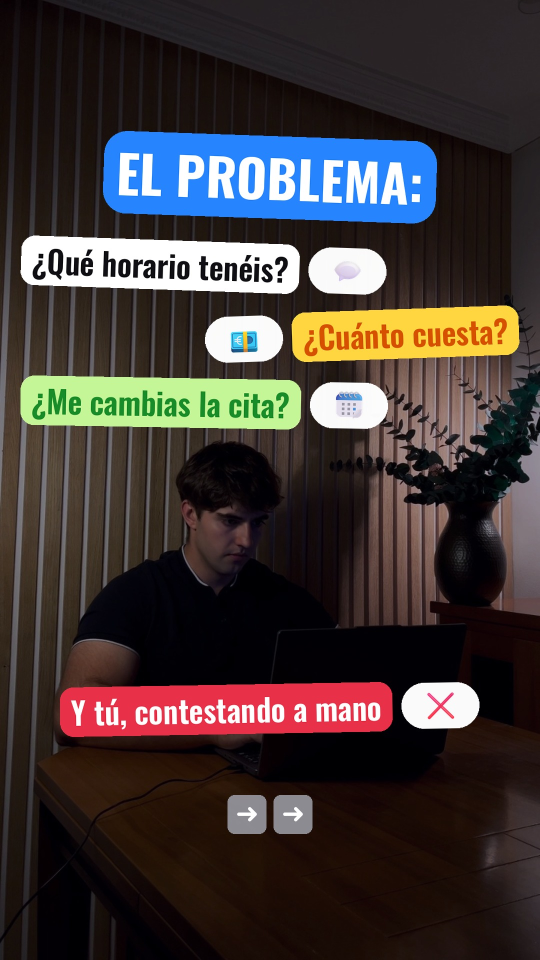
#> input picture astra/historias/2026-10-27/01.jpg, 1080 x 1920 px (shown at 1/2 size)
$ python -i cristal.py   (imports and definitions only)
#> lines starting #> are read from the running program, lines starting #| are printed output that depends on the picture
"""Historias Astra · estilo «cristal» (aprobado el 20-11-2026; ver estilo_cristal/maqueta.py).

uso: python3 cristal.py spec.json carpeta_salida
spec = {"root": "...", "seed": "AAAA-MM-DD", "frames": [frame, ...]}
frame = {"img": "banco/41.jpg", "foco": 0.5, "osc": 0.82, "cara": [x0, y0, x1, y1], "bloques": [bloque, ...]}
  "cara": caja de la cara (px sobre 1080x1920): ningún contenedor puede pisarla (el script avisa).
bloques (y = centro vertical en px sobre 1920; cx = centro horizontal; w = ancho; rot = grados, 1-3):
  etiqueta {"texto": "EL PROBLEMA", "x": 96, "y": 283}                        pastilla con punto verde
  titular  {"texto": "Son las 23:40.", "sub": "...", "y": 500, "w": 850}       titular grande + subtítulo
  wa       {"nombre": "Laura", "hora": "23:40", "texto": "...", "y": 790, "w": 720}   mensaje de WhatsApp
  fila     {"icono": "tiempo/luna", "texto": "...", "y": 1010, "w": 780}       icono 3D + frase corta
  cta      {"antes": "¿Cuántos...?", "texto": "NOCHE", "y": 1290, "w": 880}    pregunta + pastilla naranja
Iconos: res/iconos_glass/<carpeta>/<nombre>.png. Sin emojis.
Zona segura: nada por encima de y=230 ni por debajo de y=1640.
"""
import json, os, sys, random, hashlib, numpy as np
from PIL import Image, ImageDraw, ImageFilter, ImageFont, ImageOps, ImageEnhance

AQUI = os.path.dirname(os.path.abspath(__file__))
IG = os.path.join(AQUI, 'res', 'iconos_glass')
FI = '/usr/share/fonts/opentype/inter/'
W, H = 1080, 1920; BL = (255, 255, 255); NAR = (255, 150, 70); SUB = (228, 234, 246)
_CAJAS = []

# [5 lines left out: function F, not called in this run]

def fondo(path, fy=0.5, fx=0.5, osc=0.82):
#> called with path = '../2026-10-27/01.jpg', fy = 0.5, fx = 0.5, osc = 0.82
    im = ImageOps.exif_transpose(Image.open(path)).convert('RGB')
#> im is the input picture: PIL image 1080x1920 RGB; mean R, G, B 64.3, 55.8, 54.1
    im = ImageOps.fit(im, (W, H), Image.LANCZOS, centering=(fx, fy))
    im = im.filter(ImageFilter.UnsharpMask(radius=1.4, percent=60, threshold=2))
    im = ImageEnhance.Brightness(im).enhance(osc)
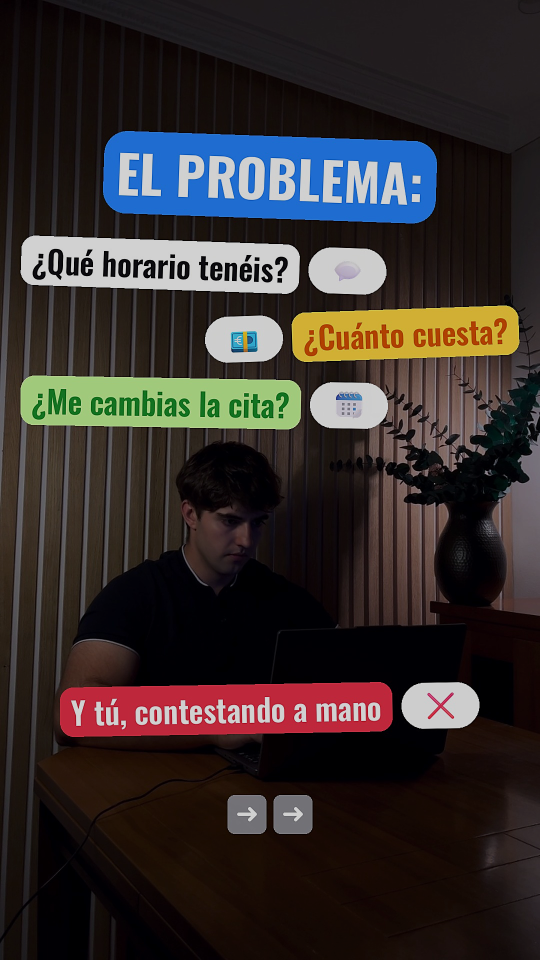
#> im: PIL image 1080x1920 RGB (shown at 1/2 size); mean R, G, B 52.1, 45.2, 43.9
    a = np.array(im).astype(float); y = np.linspace(0, 1, H)[:, None, None]
    a = a * (1 - 0.25 * y)
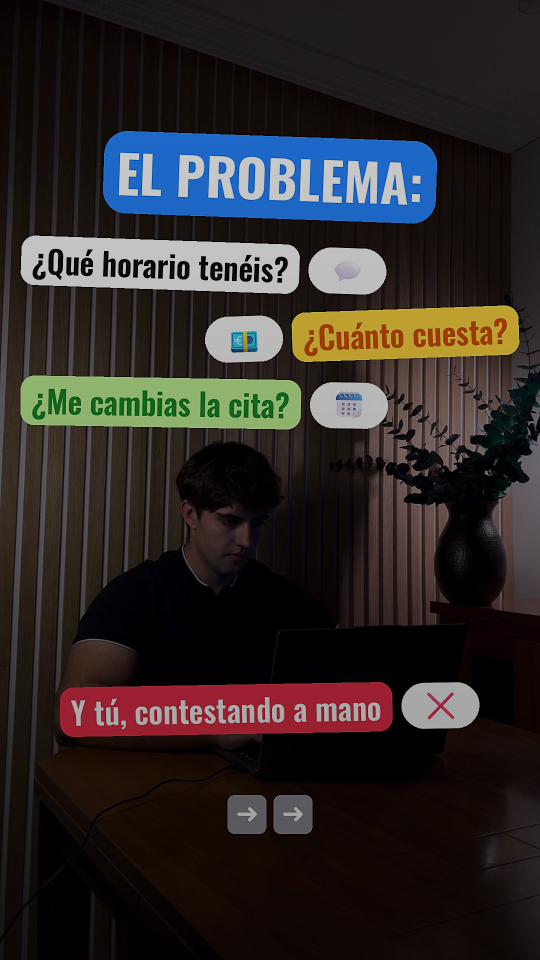
#> a: shape (1920, 1080, 3) float64 (shown at 1/2 size); mean R, G, B 46.1, 40.6, 39.7
    return Image.fromarray(np.clip(a, 0, 255).astype(np.uint8)).convert('RGBA')

# [19 lines left out: function tarjeta, not called in this run]

def glass_ico(n, s):
    im = Image.open(f'{IG}/{n}.png').convert('RGBA'); im = im.crop(im.getbbox()); im.thumbnail((s, s), Image.LANCZOS); return im

def cuadro(card, xy, n, s=88):
    ic = glass_ico(n, int(s * 1.12)); x, y = xy
    card.alpha_composite(ic, (x + (s - ic.width) // 2, y + (s - ic.height) // 2))

# [14 lines left out: functions partir, lineas, not called in this run]

_D = ImageDraw.Draw(Image.new('RGB', (10, 10)))
def alto(t, f, w, lh=1.18): return len(partir(_D, t, f, w)) * int(f.size * lh)

# [43 lines left out: functions etiqueta, titular, wa, fila, cta, not called in this run]

TIPOS = dict(etiqueta=etiqueta, titular=titular, wa=wa, fila=fila, cta=cta)

def choca(a, b): return a[0] < b[2] and b[0] < a[2] and a[1] < b[3] and b[1] < a[3]

# [11 lines left out: function frame, not called in this run]

# [11 lines not run here, left out]

>>> result = fondo('../2026-10-27/01.jpg')

$ run again, on astra/historias/2026-10-27/03.jpg
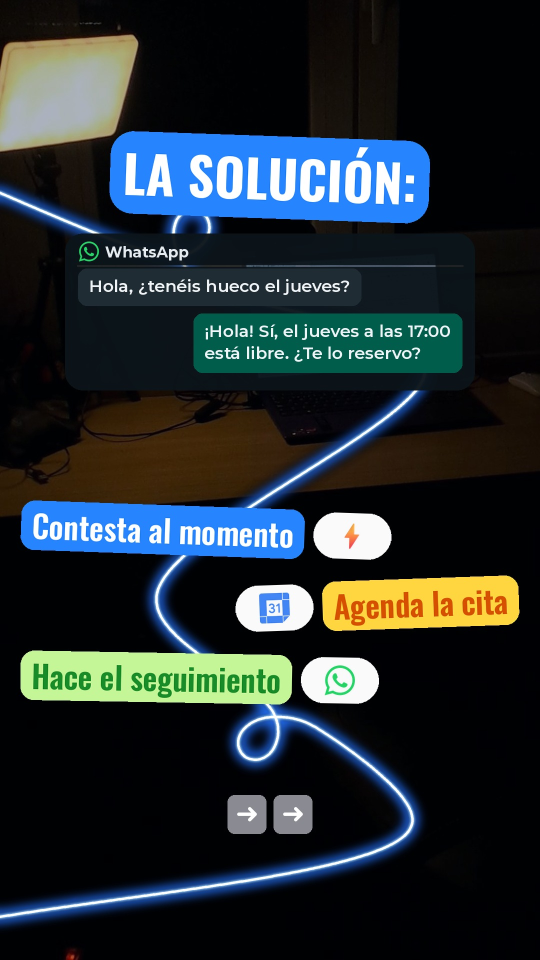
#> input picture astra/historias/2026-10-27/03.jpg, 1080 x 1920 px (shown at 1/2 size)
#> in fondo, im is the input picture: PIL image 1080x1920 RGB; mean R, G, B 35.4, 45.4, 49.4
#> in fondo, `im = ImageEnhance.Brightness(im).enhance(osc)`:
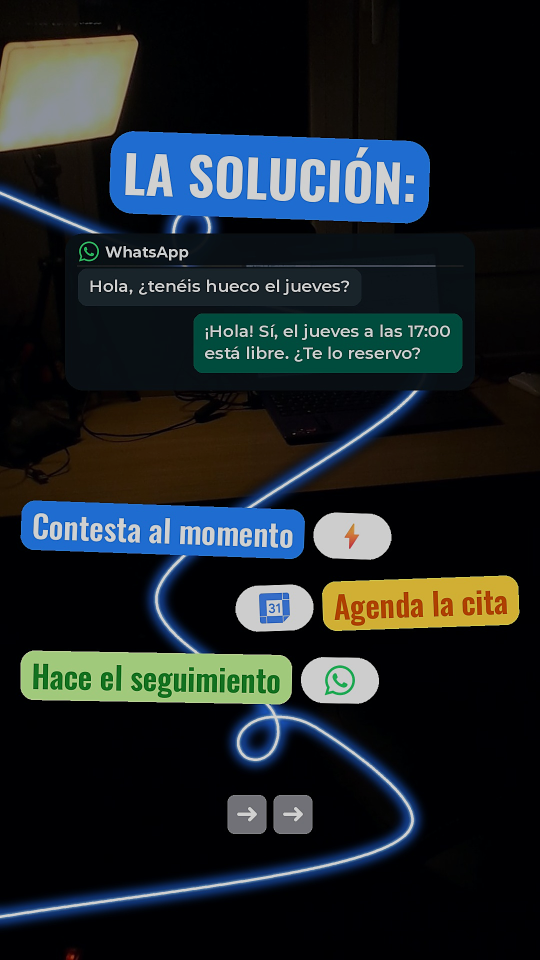
#> im: PIL image 1080x1920 RGB (shown at 1/2 size); mean R, G, B 28.8, 36.5, 40
#> in fondo, `a = a * (1 - 0.25 * y)`:
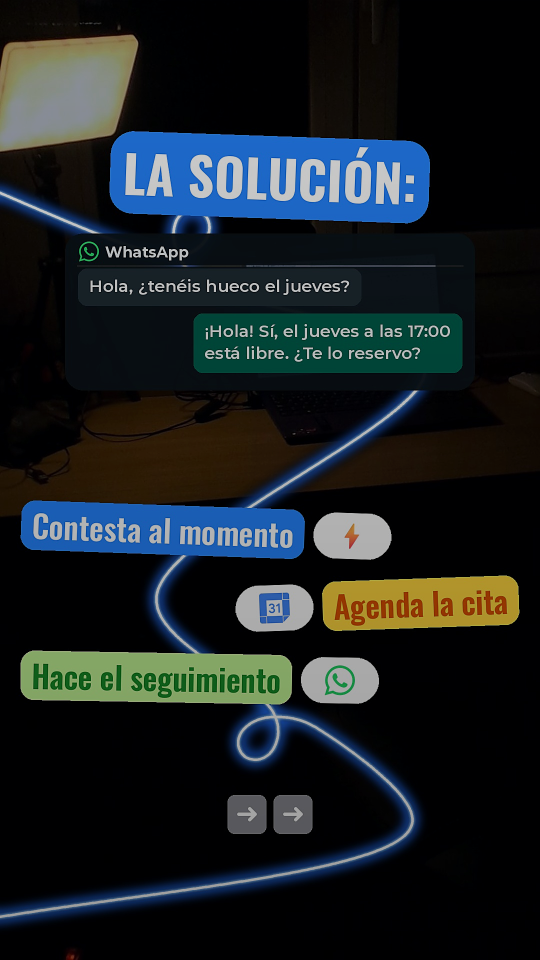
#> a: shape (1920, 1080, 3) float64 (shown at 1/2 size); mean R, G, B 25.4, 32.4, 35.6

$ run again, on astra/historias/2026-10-27/04.jpg
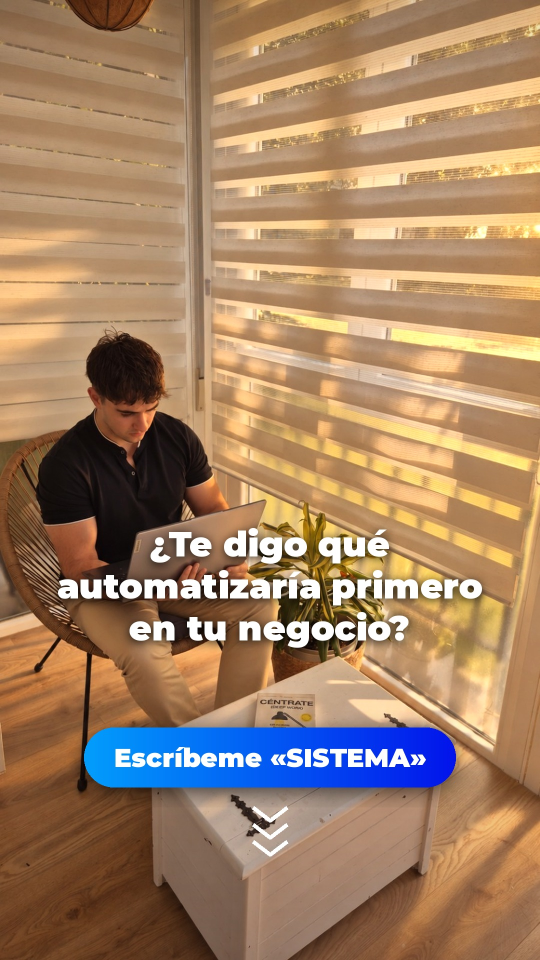
#> input picture astra/historias/2026-10-27/04.jpg, 1080 x 1920 px (shown at 1/2 size)
#> in fondo, im is the input picture: PIL image 1080x1920 RGB; mean R, G, B 162.7, 130.2, 100.7
#> in fondo, `im = ImageEnhance.Brightness(im).enhance(osc)`:
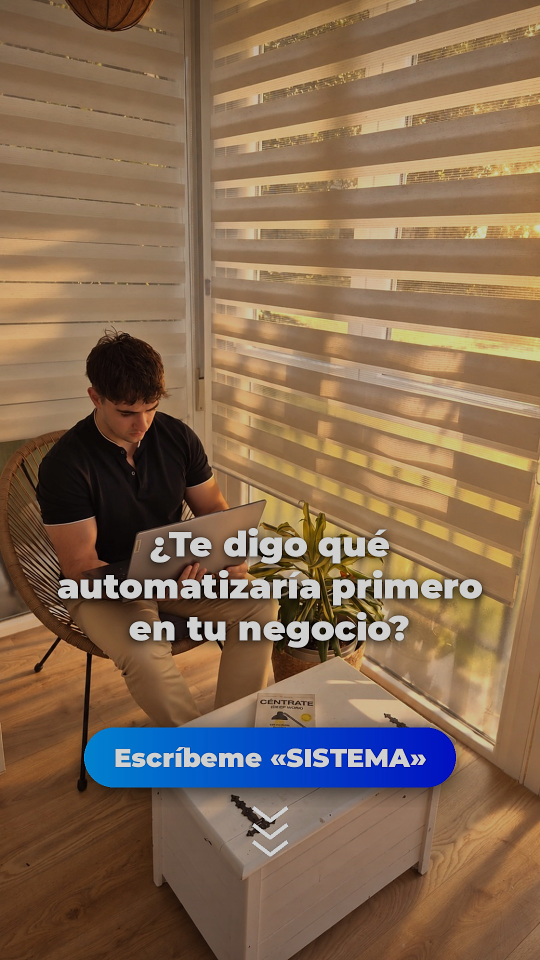
#> im: PIL image 1080x1920 RGB (shown at 1/2 size); mean R, G, B 132.7, 106.1, 82
#> in fondo, `a = a * (1 - 0.25 * y)`:
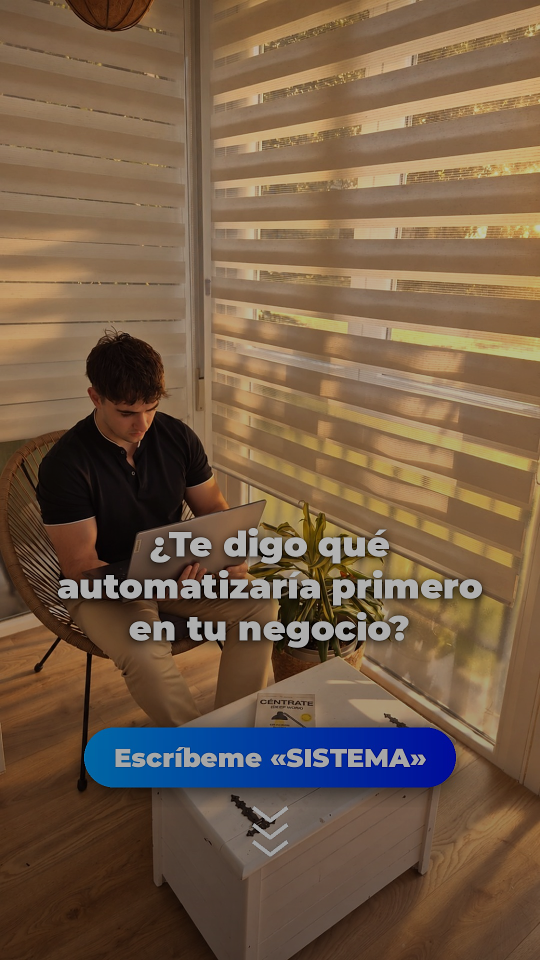
#> a: shape (1920, 1080, 3) float64 (shown at 1/2 size); mean R, G, B 117.2, 93.7, 72

$ run again, on astra/historias/2026-10-27/05.jpg
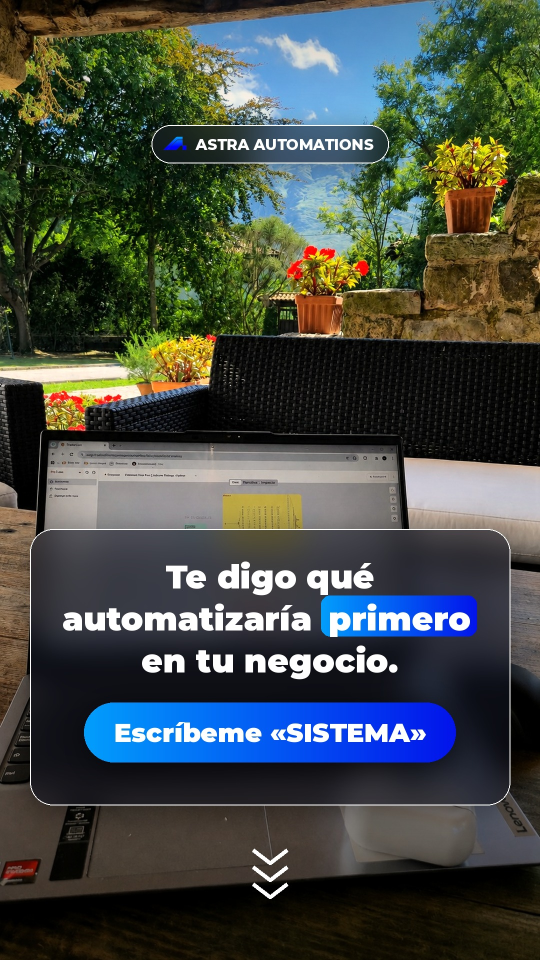
#> input picture astra/historias/2026-10-27/05.jpg, 1080 x 1920 px (shown at 1/2 size)
#> in fondo, im is the input picture: PIL image 1080x1920 RGB; mean R, G, B 68.2, 74.8, 70
#> in fondo, `im = ImageEnhance.Brightness(im).enhance(osc)`:
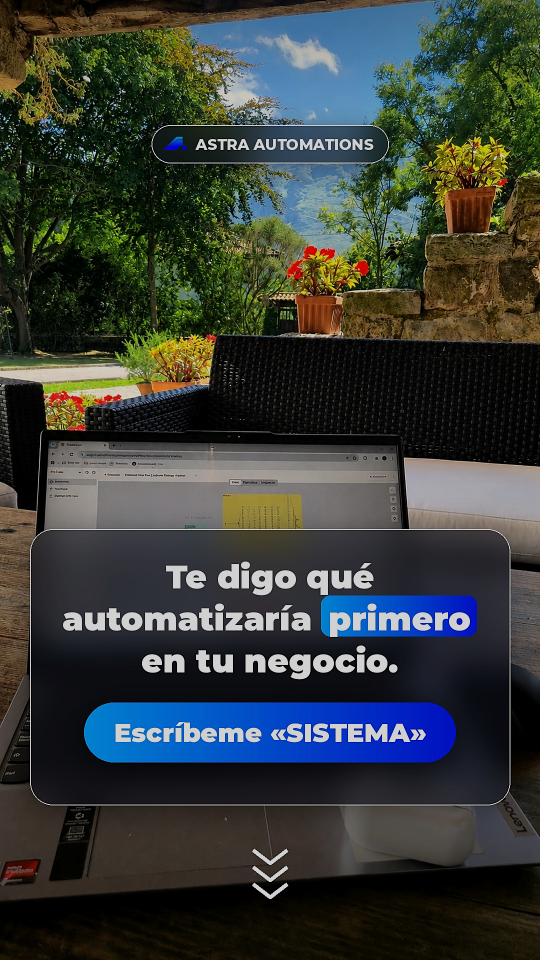
#> im: PIL image 1080x1920 RGB (shown at 1/2 size); mean R, G, B 55.3, 60.6, 57
#> in fondo, `a = a * (1 - 0.25 * y)`:
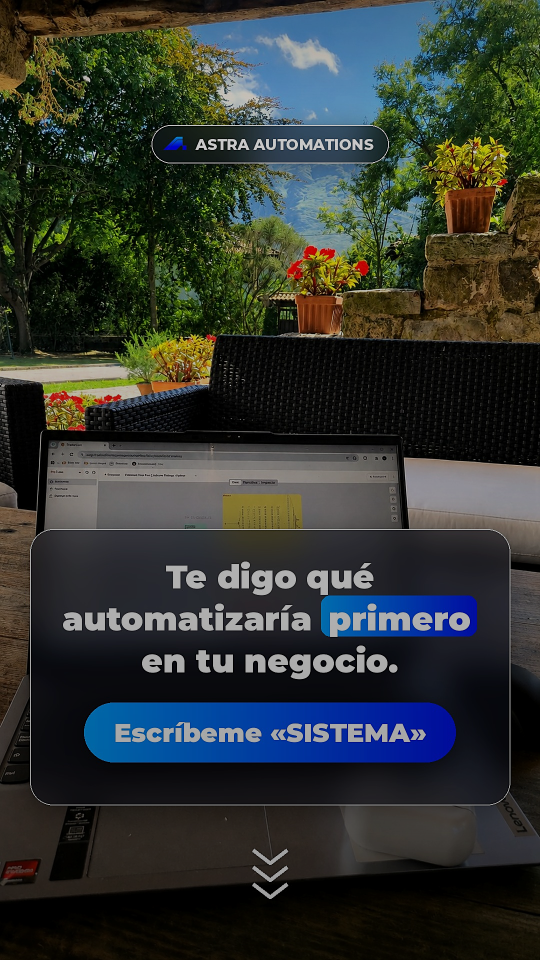
#> a: shape (1920, 1080, 3) float64 (shown at 1/2 size); mean R, G, B 49.1, 54, 50.1
